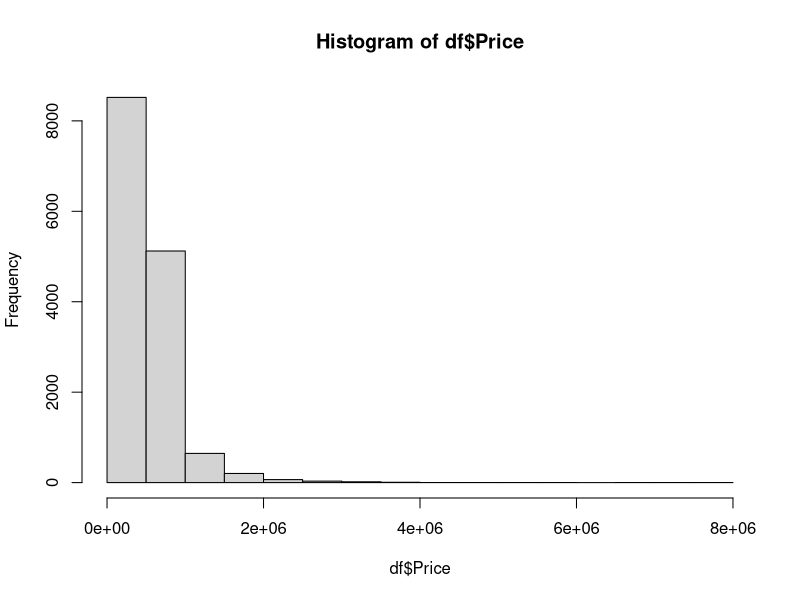
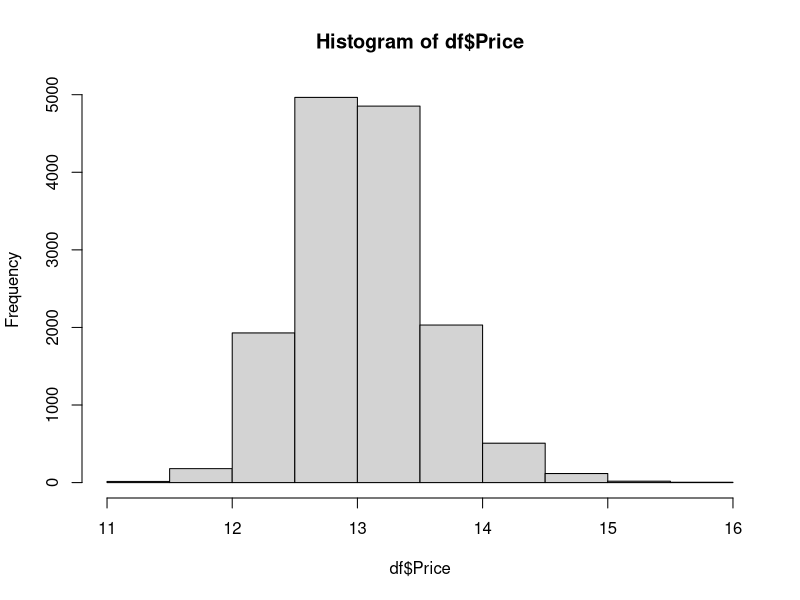

Recreate these plots in R, in order.
library(tidyverse)
library(caret)

df <- read_csv("house_price_2016.csv")

# Check for row with missing values
df %>% 
  complete.cases() %>%
  mean()

# Plot distribution of Price
hist(df$Price)

df$Price <- log(df$Price)
hist(df$Price)

split_df <- function(df,train_size=0.8){
  set.seed(42)
  n <- nrow(df)
  id <- sample(1:n,size= n*train_size)
  train_df <- df[id,]
  test_df <- df[-id,]
  list(train=train_df,test=test_df)
}

# Select variable
df <- df %>% 
  select(`number of bedrooms`,
         `living area`,
         `number of floors`,
         `grade of the house`,
         `Area of the house(excluding basement)`,
         Price)

prep_df <- split_df(df)  

train_df <- prep_df[[1]]
test_df <- prep_df[[2]]

## train model
set.seed(42)
ctrl <- trainControl(method = "cv",
                     number = 5,
                     verboseIter = TRUE)


## ridge/ lasso regression

my_grid <- expand.grid(alpha = 0:1,
                       lambda = seq(0.0005,0.05,length = 20))

set.seed(42)
glmnet_model <- train(Price ~ .,
                      data = train_df,
                      method = "glmnet",
                      preProcess =  c("center","scale"),
                      tuneGrid = my_grid,
                      trControl = ctrl)

test_p <- predict(glmnet_model,newdata = test_df)

error <- test_df$Price - test_p

mae <- mean(abs(error))
mse <- mean(error **2)
rmse <- sqrt(mean(error **2))

train_rmse <- min(glmnet_model$results[,'RMSE'])

best_para <- glmnet_model$results %>% 
  filter(RMSE == train_rmse)

train_mae <- best_para['MAE'][[1]]

test_df$predict_price <- test_p
glimpse(test_df)
View(test_df)

true_price_err <- exp(test_df$Price) - exp(test_df$predict_price)
mean(abs(true_price_err))
